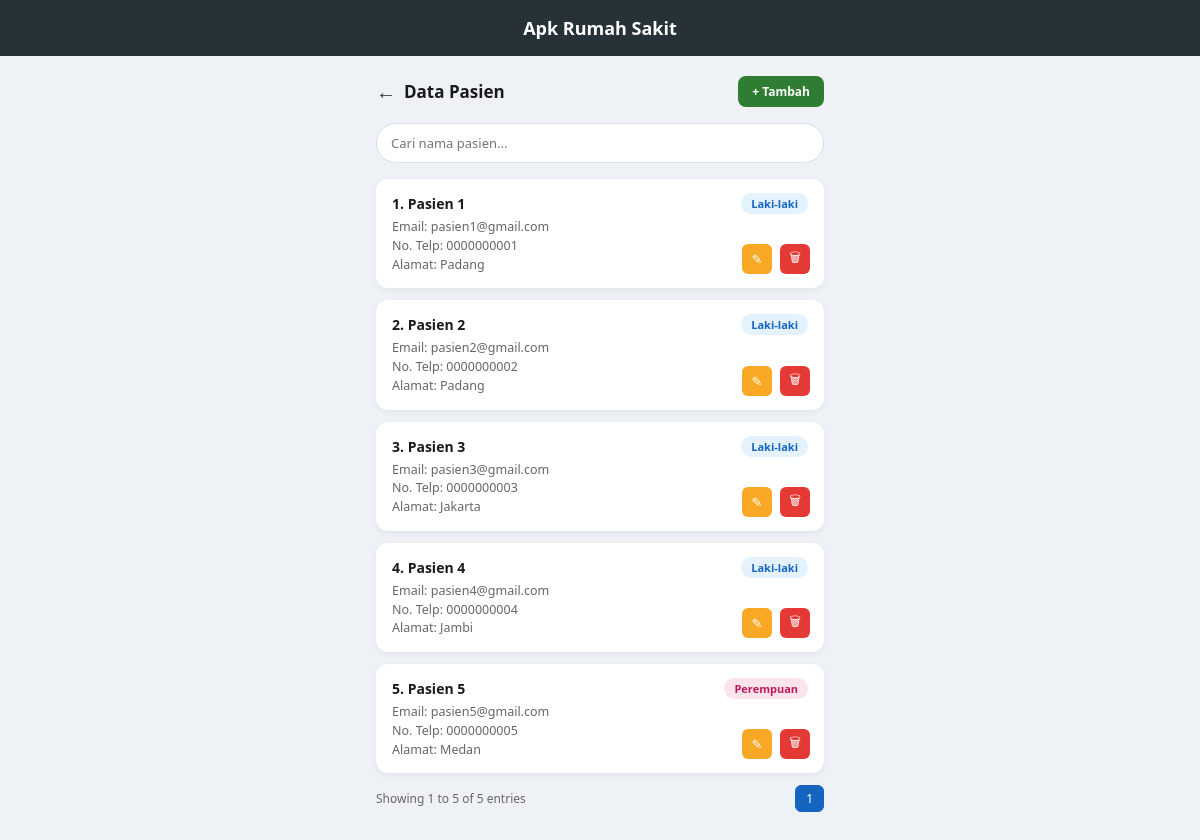
Page /data_pasien.php (signed in) on the committed database.
### tables this page shows
CREATE TABLE IF NOT EXISTS tb_pasien (
    id INT AUTO_INCREMENT PRIMARY KEY,
    nama_pasien VARCHAR(100) NOT NULL,
    jenis_kelamin ENUM('Laki-laki','Perempuan') NOT NULL,
    email VARCHAR(100),
    no_telp VARCHAR(20),
    alamat VARCHAR(255),
    created_at TIMESTAMP DEFAULT CURRENT_TIMESTAMP
);

### data_pasien.php (the view, shortened to what this page needs)
<?php
require_once "koneksi.php";
$keyword = isset($_GET['cari']) ? mysqli_real_escape_string($koneksi, $_GET['cari']) : '';
$limit  = 5;
$page   = isset($_GET['page']) ? (int)$_GET['page'] : 1;
$page   = $page < 1 ? 1 : $page;
$offset = ($page - 1) * $limit;
$where = "";
$total_result = mysqli_query($koneksi, "SELECT COUNT(*) as total FROM tb_pasien $where");
$total_data   = mysqli_fetch_assoc($total_result)['total'];
$total_pages  = ceil($total_data / $limit);
$query = mysqli_query($koneksi, "SELECT * FROM tb_pasien $where ORDER BY id ASC LIMIT $limit OFFSET $offset");
?>
<!DOCTYPE html>
<html lang="id">
<head>
    <link rel="stylesheet" href="assets/style.css">
</head>
<body>
    <div class="topbar">Apk Rumah Sakit</div>
    <div class="main-container">
        <div class="page-header">
            <a href="dashboard.php" class="back-link">&larr;</a>
            <h2>Data Pasien</h2>
            <a href="tambah_pasien.php" class="btn-tambah">+ Tambah</a>
        </div>
        <form method="GET" action="">
            <input type="text" name="cari" class="search-box" placeholder="Cari nama pasien..."
                   value="<?= htmlspecialchars($keyword) ?>"
                   onchange="this.form.submit()">
        </form>
        <?php
        $no = $offset + 1;
        if (mysqli_num_rows($query) > 0):
            while ($row = mysqli_fetch_assoc($query)):
                $badgeClass = ($row['jenis_kelamin'] === 'Laki-laki') ? 'laki' : 'perempuan';
        ?>
            <div class="pasien-card">
                <div class="top-row">
                    <h4><?= $no ?>. <?= htmlspecialchars($row['nama_pasien']) ?></h4>
                    <span class="badge <?= $badgeClass ?>"><?= $row['jenis_kelamin'] ?></span>
                </div>
                <p>
                    Email: <?= htmlspecialchars($row['email']) ?><br>
                    No. Telp: <?= htmlspecialchars($row['no_telp']) ?><br>
                    Alamat: <?= htmlspecialchars($row['alamat']) ?>
                </p>
                <div class="action-icons">
                    <a href="edit_pasien.php?id=<?= $row['id'] ?>" class="icon-btn edit" title="Edit">&#9998;</a>
                    <a href="hapus_pasien.php?id=<?= $row['id'] ?>" class="icon-btn delete" title="Hapus"
                       onclick="return confirm('Yakin ingin menghapus data pasien ini?');">&#128465;</a>
                </div>
            </div>
        <?php
                $no++;
            endwhile;
        else:
        ?>
            <p style="text-align:center; color:#888; margin-top:30px;">Data pasien tidak ditemukan.</p>
        <?php endif; ?>
        <?php if ($total_data > 0): ?>
        <div class="pagination-box">
            <span>Showing <?= $offset + 1 ?> to <?= min($offset + $limit, $total_data) ?> of <?= $total_data ?> entries</span>
            <div class="pages">
                <?php for ($i = 1; $i <= $total_pages; $i++): ?>
                    <?php if ($i == $page): ?>
                        <span class="active"><?= $i ?></span>
                    <?php else: ?>
                        <a href="?page=<?= $i ?>&cari=<?= urlencode($keyword) ?>"><?= $i ?></a>
                    <?php endif; ?>
                <?php endfor; ?>
            </div>
        </div>
        <?php endif; ?>
    </div>
</body>
</html>

### assets/style.css (style rules this page uses)
* { margin: 0; padding: 0; box-sizing: border-box; font-family: 'Segoe UI', Arial, sans-serif; }
body { background: #eef1f5; min-height: 100vh; }
.topbar { background: #263238; color: #fff; padding: 16px 20px; text-align: center; font-size: 18px; font-weight: 600; position: relative; }
.main-container { max-width: 480px; margin: 0 auto; padding: 20px 16px 60px 16px; }
.page-header { display: flex; align-items: center; justify-content: space-between; margin-bottom: 16px; }
.page-header .back-link { color: #333; text-decoration: none; font-size: 20px; margin-right: 8px; }
.page-header h2 { font-size: 17px; flex-grow: 1; color: #1a1a1a; }
.btn-tambah { background: #2e7d32; color: #fff; padding: 7px 14px; border-radius: 8px; font-size: 12px; text-decoration: none; font-weight: 600; }
.search-box { width: 100%; padding: 10px 14px; border-radius: 20px; border: 1px solid #dcdfe4; margin-bottom: 16px; font-size: 13px; outline: none; }
.pasien-card { background: #fff; border-radius: 12px; padding: 14px 16px; margin-bottom: 12px; box-shadow: 0 2px 6px rgba(0,0,0,0.06); position: relative; }
.pasien-card .top-row { display: flex; justify-content: space-between; align-items: center; margin-bottom: 4px; }
.pasien-card h4 { font-size: 14px; color: #1a1a1a; }
.badge { font-size: 11px; padding: 3px 10px; border-radius: 20px; font-weight: 600; }
.badge.laki { background: #e3f2fd; color: #1565c0; }
.badge.perempuan { background: #fce4ec; color: #c2185b; }
.pasien-card p { font-size: 12.5px; color: #666; line-height: 1.5; }
.action-icons { position: absolute; right: 14px; bottom: 14px; display: flex; gap: 8px; }
.icon-btn { width: 30px; height: 30px; border-radius: 6px; display: flex; align-items: center; justify-content: center; text-decoration: none; color: #fff; font-size: 13px; border: none; cursor: pointer; }
.icon-btn.edit { background: #f9a825; }
.icon-btn.delete { background: #e53935; }
.pagination-box { display: flex; justify-content: space-between; align-items: center; font-size: 12px; color: #666; margin-top: 10px; }
.pagination-box .pages a, .pagination-box .pages span { display: inline-block; padding: 4px 10px; border: 1px solid #dcdfe4; border-radius: 6px; margin-left: 4px; color: #444; text-decoration: none; font-size: 12px; }
.pagination-box .pages .active { background: #1565c0; color: #fff; border-color: #1565c0; }

### rows in the picture
tb_pasien: nama_pasien "Pasien 1", jenis_kelamin "Laki-laki", email "pasien1@gmail.com", no_telp "0000000001", alamat "Padang"
tb_pasien: nama_pasien "Pasien 2", jenis_kelamin "Laki-laki", email "pasien2@gmail.com", no_telp "0000000002", alamat "Padang"
tb_pasien: nama_pasien "Pasien 3", jenis_kelamin "Laki-laki", email "pasien3@gmail.com", no_telp "0000000003", alamat "Jakarta"
tb_pasien: nama_pasien "Pasien 4", jenis_kelamin "Laki-laki", email "pasien4@gmail.com", no_telp "0000000004", alamat "Jambi"
tb_pasien: nama_pasien "Pasien 5", jenis_kelamin "Perempuan", email "pasien5@gmail.com", no_telp "0000000005", alamat "Medan"

### other values in the picture
$offset + 1 "1"
min($offset + $limit, $total_data) "5"
$total_data "5"
